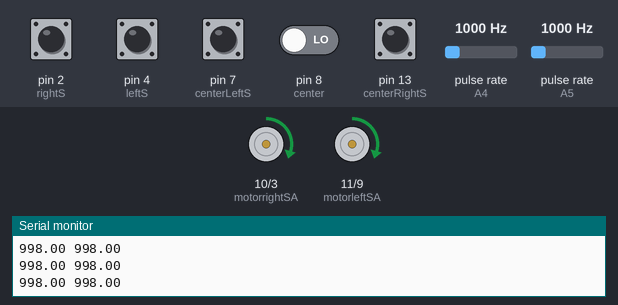
A sketch run on a simulated Arduino Uno, built with avr-gcc and run on an emulated ATmega328P. Parts: motor-driver pin pairs drawn as motors (green arrow = first pin HIGH = forward, orange = second pin HIGH = backward, longer = more drive, scaled by the enable pin), the last lines printed to the serial monitor. Wiring (inferred from the names in the program): 2 × pulse sensor: data A4 / data A5. Inputs (shaded band) come from the test bench; at power-on: pin 2 (rightS), pin 4 (leftS), pin 7 (centerLeftS), pin 8 (center), pin 13 (centerRightS) LOW, pulse rate (sensors on A4, A5) 1000 Hz.

Above: at 1.3 s.
1.4 s: pulse rate (sensor on A4) set to 63 Hz
4.4 s: pulse rate (sensor on A4) set to 54 Hz
At 6.54 s:
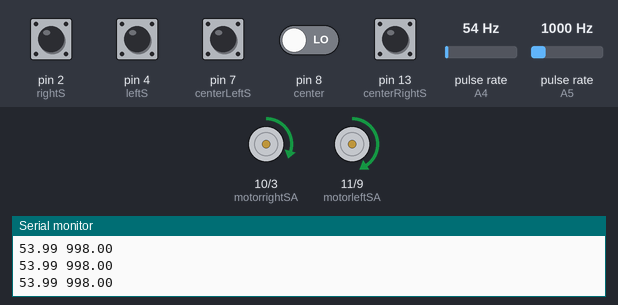
7.4 s: pulse rate (sensor on A5) set to 10 Hz
At 8.39 s:
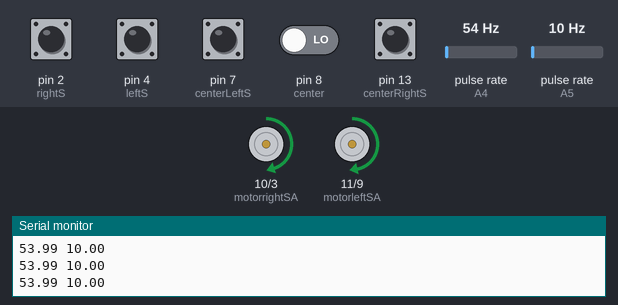
10.4 s: pulse rate (sensor on A5) set to 100 Hz
At 10.7 s:
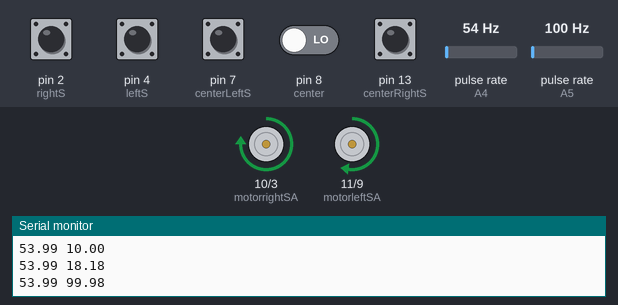
13.4 s: pin 2 (rightS) pulled HIGH for 0.15 s
16.4 s: pulse rate (sensor on A5) set to 64 Hz
17.9 s: pulse rate (sensor on A5) set to 53 Hz
At 18.14 s:
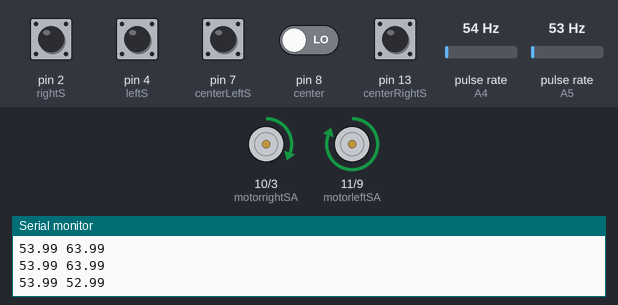
Timing chart, 0 to 25.8 s (numbered marks = the images above; inputs shaded):
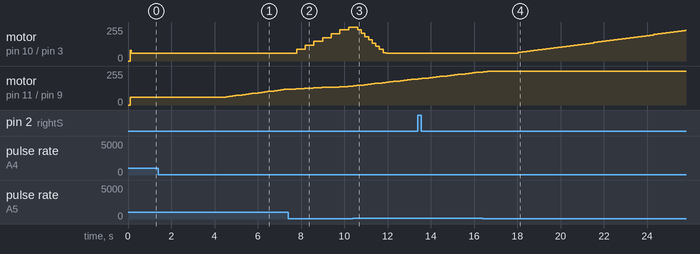

The sketch:

PID_interrupt_2_motors_ErrorPoint_Change_4.ino
```cpp
#include <stdio.h>
#include <SoftwareSerial.h>

/*This program drives the wheels of the robot forward and uses the tacometers to count the rotations in ticks
The ticks is summed in the variables int stateLeftTaco and int stateRightTaco. Speed is controlled with the variables slowL
and slowR*/

/* ======================================= Pins setup =========================================== */

int bluetoothTx = A0;  // TX-O pin of bluetooth
int bluetoothRx = A1;  // RX-I pin of bluetooth
SoftwareSerial bluetooth(bluetoothTx, bluetoothRx);

//Taco meters pins
  const int leftTacho=A4;
  const int rightTacho=A5;

// sensors pins
  int center = 8;         //hvid PB0
  int centerLeftS = 7;    //lilla PD7
  int centerRightS = 13;  //grøn PB5
  int leftS = 4;          //blå PD4
  int rightS = 2;         //brun PD0

// motor pins
  int motorleftSA=11; // pin 11 på arduino forbundet til pin 2 på motor driver
  int motorrightSA=10; // pin 10 på arduino forbundet til pin 10 på motor driver
  int motorleftSB=9; // pin 9 på arduino forbundet til pin 7 på motor driver
  int motorrightSB=3; // pin 3 på arduino forbundet til pin 15 på motor driver

  int motorleftSSpeed=5; // pin 5 på arduino forbundet til pin 1 på motor driver
  int motorrightSSpeed=6; // pin 6 på arduino forbundet til pin 9 på motor driver

/* ======================================= Pins setup End =========================================== */

/* ====================================== global variables ==========================================*/

//variables for PID functions
  const float Kp_value = 0.5;
  const float Ki_value = 0.1;
  const float Kd_value = 0.0010;

  // starting pwm for both motors
  short int old_DutyL = 80;
  short int old_DutyR = 80;

  // value in either micro sec
  float EXT_SetPoint = 60;

  // error value
  float EPchangeL = 0;
  float EPchangeR = 0;

  // Freq. for each tacho
  float TachoLeftFreq = 0;
  float TachoRightFreq = 0;

  //start and stop from bluetooth
  int go=1; //used to determine start or stop from bluetooth buttons. 1=start 0=stop

/* ==================================== global variables End =========================================*/

// ======================================= Function prototypes =======================================
  void tachoFunction(); // function to check tachos, the time periode / frequencies, used for checking error
  void ReadSensors();   // use for line following
  // PID function for motor control. requires pwm input as starting point
  int PIDFunctionL(int PWMSignal, int InputSetPoint, float SensorError);
  int PIDFunctionR(int PWMSignal, int InputSetPoint, float SensorError);

  // bluetooth
  int func_BT_init (void); //initializes bluetooth, call it in setup
  int func_BTGraph(int HertzL, int HertzR, int SetPoint); //prints 3 variables to a BlueTooth graph
  int func_BTPIDLValues(float P, float I, float D); //Prints PID variables to BlueTooth console
  int func_BTPIDRValues(float P, float I, float D); //Prints PID variables to BlueTooth console
  int func_BTreadbuttons (void); //Reads BlueTooth buttons when called
// ===================================== Function prototypes End =====================================

/* ****************************************** Setup Start *********************************************** */
void setup() {
/* ====================================== pin direction setup ====================================== */
  // sensors
  pinMode (center, INPUT);
  pinMode (centerLeftS, INPUT);
  pinMode (centerRightS, INPUT);
  pinMode (leftS, INPUT);
  pinMode (rightS, INPUT);

  // motors
  pinMode (motorleftSA, OUTPUT);
  pinMode (motorrightSA, OUTPUT);
  pinMode (motorleftSB, OUTPUT);
  pinMode (motorrightSB, OUTPUT);
  pinMode (motorleftSSpeed, OUTPUT);
  pinMode (motorrightSSpeed, OUTPUT);

  //Tacho meters
  pinMode(rightTacho, INPUT);
  pinMode(leftTacho, INPUT);

/* ====================================== pin direction setup End ====================================== */

  Serial.begin(9600);
  func_BT_init(); //initialize bluetooth and clear graph

// ====================================== moter speed settings ======================================


// ==================================== moter speed settings End =====================================
}
/* ****************************************** Setup end ************************************************* */

/* **************************************** void loop start ********************************************* */
void loop() {
  //Serial.print(EXT_SetPoint);
  //Serial.print(" ");
  func_BTreadbuttons (); //Read BlueTooth buttons
  if (go==1) //start has been pressed
  {
    // drive forward, using PWM
    analogWrite(motorleftSSpeed, old_DutyL);
    digitalWrite(motorleftSA, 1);
    digitalWrite(motorleftSB, 0);
    analogWrite(motorrightSSpeed, old_DutyR);
    digitalWrite(motorrightSA, 1);
    digitalWrite(motorrightSB, 0);
    // Read values from tacho, store freq. value for both in a variable for each
    ReadTacho();

    // Read sensors to follow line, and change error for PID accordingly to the line
    ReadSensors();
    // calls PID functions for both motors and store returned result for use next time functuion is called

    old_DutyL = PIDFunctionL(old_DutyL , EXT_SetPoint, EPchangeL);
    old_DutyR = PIDFunctionR(old_DutyR , EXT_SetPoint, EPchangeR);
    func_BTGraph(TachoLeftFreq, TachoRightFreq, EXT_SetPoint); //write Hertz and setpoint values to bluetooth graph
  }
  else
  {
    analogWrite(motorleftSSpeed, 0);
    analogWrite(motorrightSSpeed, 0);
  }
}
/* ****************************************** void loop end ********************************************* */

/*===================================== functions ======================================*/
/* ************************************ PID functions ********************************* */
  // ================================== PID function L ================================
  int PIDFunctionL(int PWMSignal, int InputSetPoint, float SensorError){

    short int Error;    // error value taco left
    float PL;            // Holds the calculated Proportional value for taco left
    float IL;            // integral for left taco
    short int I_error;  // Holds the calculated Integral value for left taco
    float DL;            // Holds the calculated Differential value for left taco
    short int D_error;  // Holds the derivative error for left taco
    int SetPoint = InputSetPoint;
    short int old_PWM = PWMSignal; // store function input (pwm) for use in function
    short int New_PWM = 0;

    // Error of Set point vs FB for left taco
    Error = (SetPoint - TachoLeftFreq);  // setpoint is wished value, FB is output from taco
    Error += SensorError;           // adding error from line detetion

    // P factor and error
    PL = Kp_value * Error;

    // I_erro over time factor of the I term
    I_error += Error;

    // Set up a Integral windup protection. Set a max and a min level for the I error

    // I factor over time. Remember I is error over time. Which means if error is 1 over two iteration error is now 2
    IL = Ki_value * I_error;

    // D factor of the PID
    DL = Kd_value * (D_error - Error);

    // The New error becomes the error the D expects and if not the same it will adjust for it.
    D_error = Error;

    // the PID SUM Logic
    New_PWM = old_PWM + (PL + IL + DL);

    //load the new duty cycle to the variable of the old so you can adjust for it.
    old_PWM = New_PWM;

   // Implement a min max for your PWM value before you send it further.
   if(old_PWM > 255)
    {
      old_PWM = 255;
    }
    else if(old_PWM < 60)
    {
       old_PWM = 60;
    }

    analogWrite(motorleftSSpeed, old_PWM);
    func_BTPIDLValues(PL,IL,DL); //write P,I and D values to bluetooth console
    return old_PWM;

  }
  // ============================== PID function L End ================================

// PID function R
  int PIDFunctionR(int PWMSignal, int InputSetPoint, float SensorError){

    /*Serial.print("PWM: ");
    Serial.print(PWMSignal);
    Serial.print(", SetPoint: ");
    Serial.print(InputSetPoint);
    Serial.print(", Sensor Error: ");
    Serial.println(SensorError);*/

    short int Error;    // error value taco right
    float PR;        // Holds the calculated Proportional value for taco right
    float IR;        // integral for right taco
    short int I_error;  // Holds the calculated Integral value for right taco
    float DR;        // Holds the calculated Differential value for right taco
    short int D_error;  // Holds the derivative error for right taco
    int SetPoint = InputSetPoint;
    short int old_PWM = PWMSignal; // store function input (pwm) for use in function
    short int New_PWM = 0;
    // Error of Set point vs FB for right taco
    Error = (SetPoint - TachoRightFreq); // setpoint is wished value, FB is output from taco
    Error += SensorError;

    // P factor and error
    PR = Kp_value * Error;

    // I_erro over time factor of the I term
    I_error += Error;

    // Set up a Integral windup protection. Set a max and a min level for the I error

    // I factor over time. Remember I is error over time. Which means if error is 1 over two iteration error is now 2
    IR = Ki_value * I_error;

    // D factor of the PID
    DR = Kd_value * (D_error - Error);
    // The New error becomes the error the D expects and if not the same it will adjust for it.
    D_error = Error;

    // the PID SUM Logic
    New_PWM = old_PWM + (PR + IR + DR);

    //load the new duty cycle to the variable of the old so you can adjust for it.
    old_PWM = New_PWM;

    if(old_PWM > 255)
    {
      old_PWM = 255;
    }
    else if(old_PWM < 60)
    {
       old_PWM = 60;
    }

    // You can also implement a min max for your PWM value before you send it further.
    analogWrite(motorrightSSpeed, old_PWM);
    func_BTPIDRValues(PR,IR,DR); //write P,I and D values to bluetooth console
    return old_PWM;

}
/* ************************************ PID functions ********************************* */
/* ********************************* Tachometer readings ****************************** */
  void ReadTacho()
  {
    // Combined timePeriode for low and high in mili sec
    float LeftTimePeriod = 0;
    float RightTimePeriod = 0;

    //high and low time periode for left tacho
    LeftTimePeriod += pulseIn(leftTacho, HIGH);
    LeftTimePeriod += pulseIn(leftTacho, LOW);
    TachoLeftFreq = 1000000/LeftTimePeriod;
    Serial.print(TachoLeftFreq);
    Serial.print(" ");

    //high and low time periode for right tacho
    RightTimePeriod += pulseIn(rightTacho, HIGH);
    RightTimePeriod += pulseIn(rightTacho, LOW);
    TachoRightFreq = 1000000/RightTimePeriod;
    Serial.println(TachoRightFreq);

  }

/* ********************************* Tachometer readings ****************************** */

/* ********************************* Sensor read start ******************************** */
  void ReadSensors()
  {
    int val = 0;

    // Sensor state - read sensors and store in variables
    int stateCenter = digitalRead (center);
    int stateCenterLeftS = digitalRead (centerLeftS);
    int stateCenterRightS = digitalRead (centerRightS);
    int stateLeftS = digitalRead (leftS);
    int stateRightS = digitalRead (rightS);


    // bitshift sensor states to make val represent the five sensors states in one binary value
    val = stateLeftS << 0;
    val += stateCenterLeftS << 1;
    val += stateCenter << 2;
    val += stateCenterRightS << 3;
    val += stateRightS << 4;

    switch (val)
    {
      case 4: // OOXOO
      //Serial.println("zero error");
        EPchangeR = 0;
        EPchangeL = 0;
      break;

      case 6: // OXXOO
      //Serial.println("Mini Left Error, speed up Right Wheel");
        EPchangeR = -1;
        EPchangeL = 3;
      break;

      case 2: // OXOOO
      //Serial.println("Small Left Error, speed up Right Wheel");
        EPchangeR = -2;
        EPchangeL = 4;
      break;

      case 3: // XXOOO
      //Serial.println("Medium Left Error, speed up Right Wheel");
        EPchangeR = -3;
        EPchangeL = 5;
      break;

      case 1: // XOOOO
      //Serial.println("Large Right Error, speed up Left Wheel");
        EPchangeR = -4;
        EPchangeL = 6;
      break;

      case 12: // OOXXO
      //Serial.println("Mini Right Error, speed up Left Wheel");
        EPchangeR = 3;
        EPchangeL = -1;
      break;

      case 8: // OOOXO
      //Serial.println("Small Right Error, speed up Left Wheel");
        EPchangeR = 4;
        EPchangeL = -2;
      break;

      case 24: // OOOXX
      //Serial.println("Medium Right Error, speed up Left Wheel");
        EPchangeR = 5;
        EPchangeL = -3;
      break;

      case 16: // OOOOX
      //Serial.println("Large Left Error, speed up Right Wheel");
        EPchangeR = 6;
        EPchangeL = -4;
      break;

      case 0:  // OOOOO
      //Serial.println("Line is gone, Go fetch");
        EPchangeR = 0;
        EPchangeL = 0;
      break;
    }
  }


/* ********************************** Sensor read end  ******************************** */

/* ********************************** Bluetooth start ********************************* */
int func_BT_init (void) //initializes bluetooth, call it in setup
  {
    bluetooth.begin(115200);  // The Bluetooth Mate defaults to 115200bps
    bluetooth.print("$");  // Print three times individually
    bluetooth.print("$");
    bluetooth.print("$");  // Enter command mode
    delay(100);  // Short delay, wait for the Mate to send back CMD
    bluetooth.println("U,9600,N");  // Temporarily Change the baudrate to 9600, no parity
    // 115200 can be too fast at times for NewSoftSerial to relay the data reliably
    bluetooth.begin(9600);  // Start bluetooth serial at 9600
    bluetooth.print("*GC*"); //Clear bluetooth graph
  }

int func_BTGraph(int HertzL, int HertzR, int SetPoint) //prints 3 variables to a BlueTooth graph
  {
    bluetooth.print("*G"); //select graph
    bluetooth.print(HertzL); //print HertzL to trace 1
    bluetooth.print(".1");
    bluetooth.print(",");
    bluetooth.print(HertzR); //print HertzR to trace 2
    bluetooth.print(".2");
    bluetooth.print(",");
    bluetooth.print(SetPoint); //print SetPoint to trace 3
    bluetooth.print(".3*");
  }

int func_BTPIDLValues(float P, float I, float D) //Prints PID variables to BlueTooth console
  {
    bluetooth.print("*A"); //select console 1
    bluetooth.print("PL="); //print P to console
    bluetooth.println(P);

    bluetooth.print("IL="); //print I to console 1
    bluetooth.println(I);

    bluetooth.print("DL="); //print D to console 1
    bluetooth.println(D);
    bluetooth.println(""); //insert a blank line to make it look pretty
    bluetooth.print("*"); // end of write to console 1
  }

int func_BTPIDRValues(float P, float I, float D) //Prints PID variables to BlueTooth console
  {
    bluetooth.print("*C"); //select console 1
    bluetooth.print("PR="); //print P to console
    bluetooth.println(P);

    bluetooth.print("IR="); //print I to console 1
    bluetooth.println(I);

    bluetooth.print("DR="); //print D to console 1
    bluetooth.println(D);
    bluetooth.println(""); //insert a blank line to make it look pretty
    bluetooth.print("*"); // end of write to console 1
  }

int func_BTreadbuttons (void) //Reads BlueTooth buttons when called
  {
    if(bluetooth.available())  // If the bluetooth app sent any characters
    {
      char btn=((char)bluetooth.read()); //store the received in btn
      if (btn==0x53) //if char S is received
      {
      bluetooth.print("*B"); //select console 2
      bluetooth.println("Start"); //print start to console 2
      bluetooth.print("*"); // end of write to console 1
      go=1; // set go to 1 to start the program
      }
        if (btn==0x52) //if char R is received
        {
        bluetooth.print("*B"); //select console 2
        bluetooth.println("Stop"); //print stop to console 2
        bluetooth.print("*"); //end of write to console 1
        go=0; //set go to 0 to stop the program
        }
          if (btn==0x58) //if char X is received
          {
          bluetooth.print("*B"); //select console 2
          bluetooth.println("Clear"); //print clear to console 2
          bluetooth.print("*GC*"); //clear graph
          }
   } // else nothing
  }

/* ********************************** Bluetooth end *********************************** */

/*===================================== functions ======================================*/
```

Measured:
- the behaviour switches between 59 and 58 Hz on pulse rate (sensor on A4) (found by bisection; images 0 and 1)
- the behaviour switches between 59 and 58 Hz on pulse rate (sensor on A5) (found by bisection; images 3 and 4)
- after the input at 4.4 s, motor on pin 11 (motorleftSA) / pin 9 (motorleftSB): moves from forward 60/255 to forward 120/255 over 2.8 s, starting after 0.14 s
- after the input at 7.4 s, motor on pin 10 (motorrightSA) / pin 3 (motorrightSB): moves from forward 60/255 to forward 255/255 over 2.4 s, starting after 0.40 s
- after the input at 10.4 s, motor on pin 10 (motorrightSA) / pin 3 (motorrightSB): moves from forward 255/255 to forward 60/255 over 1.3 s, starting after 0.22 s
- after the input at 17.9 s, motor on pin 10 (motorrightSA) / pin 3 (motorrightSB): moves from forward 60/255 to forward 231/255 over 7.7 s, starting after 0.15 s
